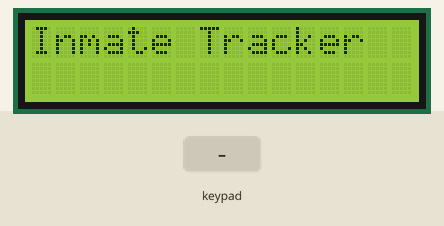
Simulated run of this sketch. Board: Arduino Uno, built with avr-gcc and run on an emulated ATmega328P. On the bench: 16×2 character LCD. The inputs (shaded band) are chosen by the test bench. What the sketch prints to the serial monitor is not drawn.

Above: at 2.3 s.
2.4 s: key '3' pressed
At 2.8 s:
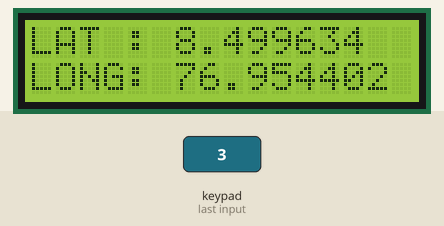
At 5.3 s:
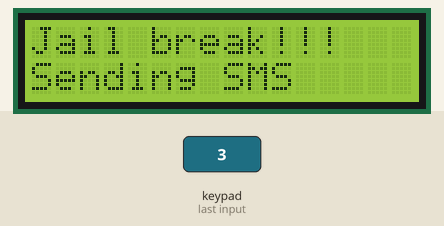
5.4 s: keypad keys 1 3 9 7 pressed 0.4 s apart
At 9.9 s:
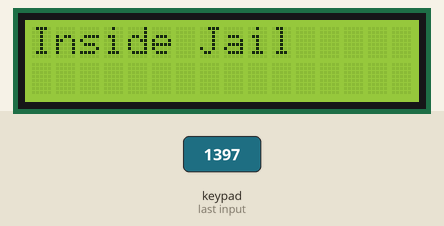
Timing chart, 0 to 11.4 s (numbered marks = the images above; inputs shaded):
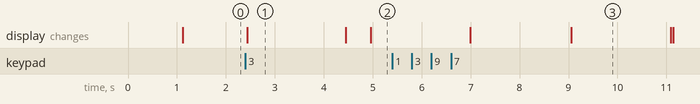

Measured:
- after the input at 2.4 s, the display: changes at once (image 1)
- after the input at 5.4 s, the display: first differs from a run without the input after 3.7 s (image 3)
- what the display in image 1 shows lasts 2.1 s, from 2.4 s to 4.5 s

The sketch:

INMATE_TRACKER.ino
```cpp
#define TINY_GSM_MODEM_SIM808
#include <TinyGsmClient.h>
#include <SoftwareSerial.h>
#include <Wire.h>
#include <LiquidCrystal_I2C.h>
#include <Keypad.h>

//I2C LCD declaration
LiquidCrystal_I2C lcd(0x27, 16, 2);

String EC = "+918075065265";

char keys[4][3] = {
  {'1','2','3'},
  {'4','5','6'},
  {'7','8','9'},
  {'*','0','#'}
};

byte pin_rows[4] = {9, 8, 7, 6}; //connect to the row pinouts of the keypad
byte pin_column[3] = {5, 4, 3}; //connect to the column pinouts of the keypad

Keypad keypad = Keypad( makeKeymap(keys), pin_rows, pin_column, 4, 3 );

//Software Serial for GSM
SoftwareSerial SerialAT(10, 11); // RX, TX
TinyGsm modem(SerialAT);

String GPS_LOCATION_1_LAT  = "LAT : 8.499453";
String GPS_LOCATION_1_LONG = "LONG: 76.943891";
String GPS_LOCATION_2_LAT  = "LAT : 8.498424";
String GPS_LOCATION_2_LONG = "LONG: 76.948587";
String GPS_LOCATION_3_LAT  = "LAT : 8.499634";
String GPS_LOCATION_3_LONG = "LONG: 76.954402";

String getGPS()
{
  float lat = 0;
  float lng = 0;
  float Speed = 0;

  modem.getGPS(&lat, &lng);
  return "lat: "+ String(lat) + " lng: " + String(lng);

}

void lcdprint(String msg = "", bool clr = false, int x = 0, int y = 0)
{
  if(clr)
    lcd.clear();
  lcd.setCursor(x,y);
  lcd.print(msg);

}

void setup() {
  // put your setup code here, to run once:
  Serial.begin(9600);
  SerialAT.begin(115200);
//  delay(3000);

  lcd.init();
  lcd.backlight();
  Serial.println("Initializing modem...");
  lcdprint("Intializing...", true);
  modem.restart();
//  delay(2000);
  lcdprint("Intialized...", true);
  delay(1000);
  lcdprint("Inmate Tracker", true);
}

void loop() {
  // put your main code here, to run repeatedly:
  char key = keypad.getKey();

  if (key)
  {
    Serial.println(key);
    switch(key)
    {
      case '1': Serial.print(GPS_LOCATION_1_LAT);
                Serial.println(GPS_LOCATION_1_LONG);
                lcdprint(GPS_LOCATION_1_LAT, true);
                lcdprint(GPS_LOCATION_1_LONG, false, 0, 1);
                delay(2000);
                Serial.println("Inmate inside jail");
                lcdprint("Inside Jail", true);
                delay(2000);
                lcdprint(GPS_LOCATION_1_LAT, true);
                lcdprint(GPS_LOCATION_1_LONG, false, 0, 1);
                break;

      case '2': Serial.print(GPS_LOCATION_2_LAT);
                Serial.println(GPS_LOCATION_2_LONG);
                lcdprint(GPS_LOCATION_2_LAT, true);
                lcdprint(GPS_LOCATION_2_LONG, false, 0, 1);
                delay(2000);
                Serial.println("Inmate inside jail");
                lcdprint("Inside Jail", true);
                delay(2000);
                lcdprint(GPS_LOCATION_1_LAT, true);
                lcdprint(GPS_LOCATION_1_LONG, false, 0, 1);
                break;

      case '3': Serial.print(GPS_LOCATION_3_LAT);
                Serial.println(GPS_LOCATION_3_LONG);
                lcdprint(GPS_LOCATION_3_LAT, true);
                lcdprint(GPS_LOCATION_3_LONG, false, 0, 1);
                delay(2000);
                Serial.println("Jail Break Detected!");
                Serial.println("Sending Alert Message to " + EC);
                lcdprint("Jail break!!!", true);
                delay(500);
                lcdprint("Sending SMS", false, 0, 1);
                delay(2000);
//                String msg = "JAIL BREAK" + GPS_LOCATION_3_LAT + GPS_LOCATION_3_LONG;
                modem.sendSMS(EC, "JAIL BREAK ");
                lcdprint(GPS_LOCATION_1_LAT, true);
                lcdprint(GPS_LOCATION_1_LONG, false, 0, 1);
                break;
    }
  }
}
```
